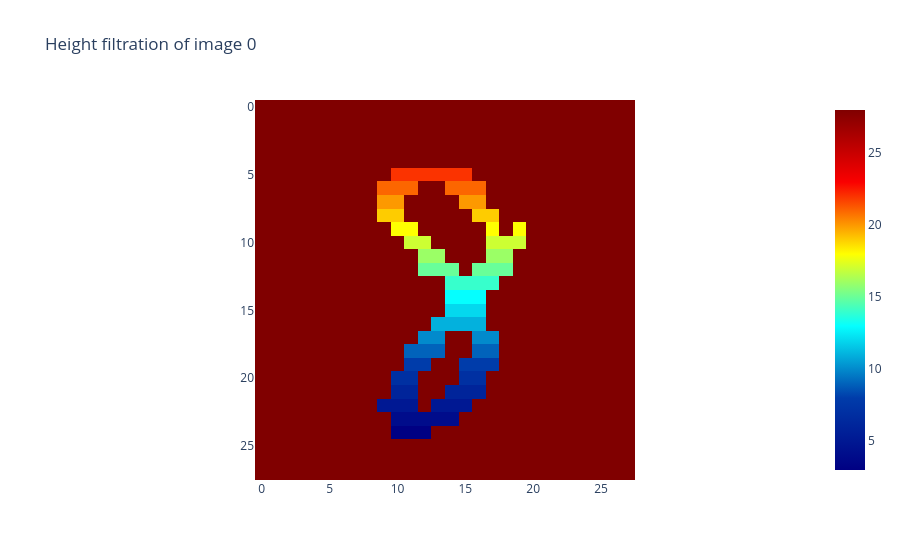

Write notebook code for a chart like this one.
### Code cell
height_filtration = HeightFiltration(direction=np.array([0, -1]))
im8_filtration = height_filtration.fit_transform(im8_binarized)
height_filtration.plot(im8_filtration, colorscale="jet")

### Figure 1 — Plotly figure (JSON) as saved in the notebook; plotly's stock layout.template omitted (floating-point values rounded to 4 significant figures; data arrays with more than 128 entries replaced by an {"elided": "..."} marker saying what was removed)
{"data": [{"colorscale": [[0, "rgb(0,0,131)"], [0.2, "rgb(0,60,170)"], [0.4, "rgb(5,255,255)"], [0.6, "rgb(255,255,0)"], [0.8, "rgb(250,0,0)"], [1, "rgb(128,0,0)"]], "type": "heatmap", "z": {"elided": "28x28 float values"}}], "layout": {"plot_bgcolor": "white", "title": {"text": "Height filtration of image 0"}, "xaxis": {"constrain": "domain", "scaleanchor": "y"}, "yaxis": {"autorange": "reversed", "constrain": "domain"}}}
